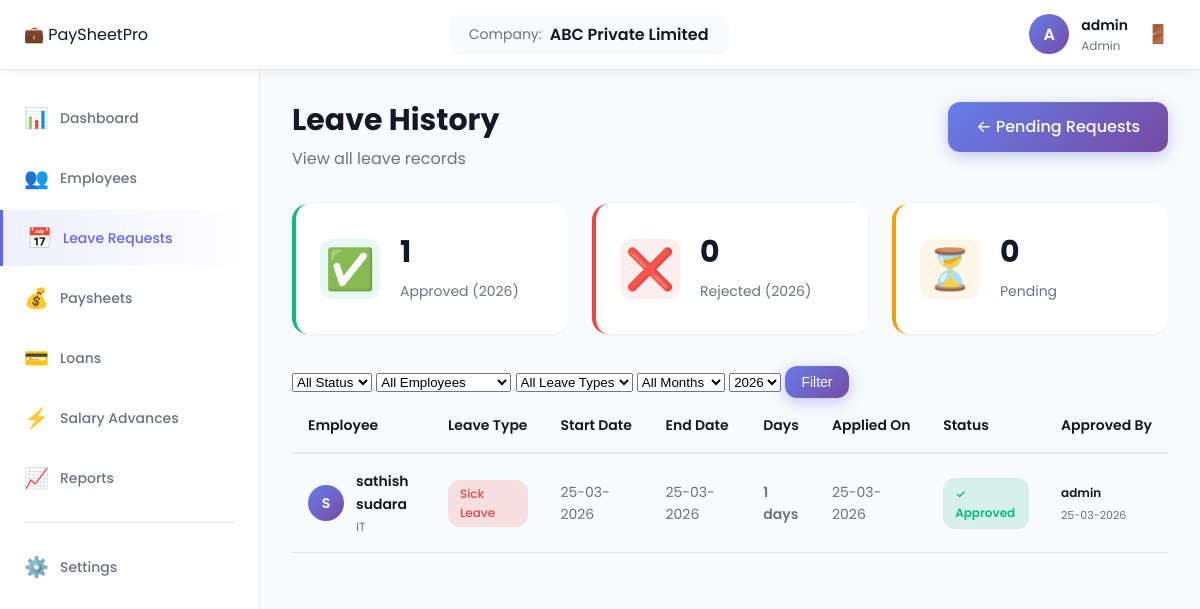
Page /admin/leaves/leave_history.php (signed in) on the committed database.
### tables this page shows
CREATE TABLE `leave_records` (
  `leave_id` int(11) NOT NULL,
  `employee_id` int(11) NOT NULL,
  `leave_type_id` int(11) NOT NULL,
  `start_date` date NOT NULL,
  `end_date` date NOT NULL,
  `days_count` int(11) NOT NULL,
  `reason` text NOT NULL,
  `status` enum('pending','approved','rejected') DEFAULT 'pending',
  `applied_date` timestamp NOT NULL DEFAULT current_timestamp(),
  `approved_by` int(11) DEFAULT NULL,
  `approved_date` timestamp NULL DEFAULT NULL
);

CREATE TABLE `employees` (
  `employee_id` int(11) NOT NULL,
  `company_id` int(11) NOT NULL,
  `employee_name` varchar(255) NOT NULL,
  `employee_nic` varchar(20) NOT NULL,
  `employee_address` text NOT NULL,
  `employee_phone` varchar(20) NOT NULL,
  `employee_email` varchar(100) NOT NULL,
  `position` varchar(100) NOT NULL,
  `department` varchar(100) NOT NULL,
  `basic_salary` decimal(10,2) NOT NULL,
  `joining_date` date NOT NULL,
  `status` enum('active','inactive') DEFAULT 'active',
  `created_date` timestamp NOT NULL DEFAULT current_timestamp()
);

CREATE TABLE `leave_types` (
  `leave_type_id` int(11) NOT NULL,
  `leave_name` varchar(50) NOT NULL,
  `days_per_year` int(11) NOT NULL,
  `description` text DEFAULT NULL
);

CREATE TABLE `users` (
  `user_id` int(11) NOT NULL,
  `company_id` int(11) NOT NULL,
  `username` varchar(100) NOT NULL,
  `password` varchar(255) NOT NULL,
  `user_type` enum('admin','employee') NOT NULL,
  `linked_employee_id` int(11) DEFAULT NULL,
  `status` enum('active','inactive') DEFAULT 'active',
  `created_date` timestamp NOT NULL DEFAULT current_timestamp()
);

### config/database.php (called while the page is built, shortened)
<?php
function getCompanyId() {
    return isset($_SESSION['company_id']) ? $_SESSION['company_id'] : null;
}
function formatDate($date) {
    return date('d-m-Y', strtotime($date));
}
?>

### admin/leaves/leave_history.php (the view, shortened to what this page needs)
<?php
require_once '../../config/database.php';
$company_id = getCompanyId();
$username = $_SESSION['username'];
$company_name = $_SESSION['company_name'];
$month_filter = isset($_GET['month']) ? clean($conn, $_GET['month']) : '';
$year_filter = isset($_GET['year']) ? clean($conn, $_GET['year']) : date('Y');
$query = "SELECT lr.*, e.employee_name, e.position, e.department, lt.leave_name, u.username as approved_by_name
          FROM leave_records lr
          JOIN employees e ON lr.employee_id = e.employee_id
          JOIN leave_types lt ON lr.leave_type_id = lt.leave_type_id
          LEFT JOIN users u ON lr.approved_by = u.user_id
          WHERE e.company_id = '$company_id'";
if (!empty($month_filter) && !empty($year_filter)) {
    $query .= " AND MONTH(lr.start_date) = '$month_filter' AND YEAR(lr.start_date) = '$year_filter'";
} elseif (!empty($year_filter)) {
    $query .= " AND YEAR(lr.start_date) = '$year_filter'";
}
$query .= " ORDER BY lr.leave_id DESC";
$result = mysqli_query($conn, $query);
$approved_query = mysqli_query($conn, "SELECT COUNT(*) as count FROM leave_records lr JOIN employees e ON lr.employee_id = e.employee_id WHERE e.company_id = '$company_id' AND lr.status = 'approved' AND YEAR(lr.start_date) = '$year_filter'");
$approved_count = mysqli_fetch_assoc($approved_query)['count'];
$rejected_query = mysqli_query($conn, "SELECT COUNT(*) as count FROM leave_records lr JOIN employees e ON lr.employee_id = e.employee_id WHERE e.company_id = '$company_id' AND lr.status = 'rejected' AND YEAR(lr.start_date) = '$year_filter'");
$rejected_count = mysqli_fetch_assoc($rejected_query)['count'];
$pending_query = mysqli_query($conn, "SELECT COUNT(*) as count FROM leave_records lr JOIN employees e ON lr.employee_id = e.employee_id WHERE e.company_id = '$company_id' AND lr.status = 'pending'");
$pending_count = mysqli_fetch_assoc($pending_query)['count'];
?>
<!DOCTYPE html>
<html lang="en">
<head>
    <link rel="stylesheet" href="../../accests/css/style.css">
    <link rel="stylesheet" href="../../accests/css/dashboard.css">
    <link rel="stylesheet" href="../../accests/css/leave.css">
</head>
<body>
    <header class="dashboard-header">
        <div class="header-left">
            <div class="logo">
                <span class="logo-icon">💼</span>
                <span class="logo-text">PaySheet<span class="highlight">Pro</span></span>
            </div>
        </div>
        <div class="header-center">
            <div class="company-info">
                <span class="company-label">Company:</span>
                <span class="company-name"><?php echo htmlspecialchars($company_name); ?></span>
            </div>
        </div>
        <div class="header-right">
            <div class="user-menu">
                <div class="user-avatar">
                    <span><?php echo strtoupper(substr($username, 0, 1)); ?></span>
                </div>
                <div class="user-details">
                    <span class="user-name"><?php echo htmlspecialchars($username); ?></span>
                    <span class="user-role">Admin</span>
                </div>
                <a href="../../auth/logout.php" class="logout-btn" title="Logout">
                    <span class="icon">🚪</span>
                </a>
            </div>
        </div>
    </header>
    <div class="dashboard-container">
        <aside class="sidebar" id="sidebar">
            <nav class="sidebar-nav">
                <ul class="nav-list">
                    <li class="nav-item">
                        <a href="../dashboard.php" class="nav-link">
                            <span class="nav-icon">📊</span>
                            <span class="nav-text">Dashboard</span>
                        </a>
                    </li>
                    <li class="nav-item">
                        <a href="../employees/view_employees.php" class="nav-link">
                            <span class="nav-icon">👥</span>
                            <span class="nav-text">Employees</span>
                        </a>
                    </li>
                    <li class="nav-item active">
                        <a href="leave_requests.php" class="nav-link">
                            <span class="nav-icon">📅</span>
                            <span class="nav-text">Leave Requests</span>
                        </a>
                    </li>
                    <li class="nav-item">
                        <a href="../paysheet/generate_paysheet.php" class="nav-link">
                            <span class="nav-icon">💰</span>
                            <span class="nav-text">Paysheets</span>
                        </a>
                    </li>
                    <li class="nav-item">
                        <a href="../loans/view_loans.php" class="nav-link">
                            <span class="nav-icon">💳</span>
                            <span class="nav-text">Loans</span>
                        </a>
                    </li>
                    <li class="nav-item">
                        <a href="../advances/view_advances.php" class="nav-link">
                            <span class="nav-icon">⚡</span>
                            <span class="nav-text">Salary Advances</span>
                        </a>
                    </li>
                    <li class="nav-item">
                        <a href="../reports/monthly_report.php" class="nav-link">
                            <span class="nav-icon">📈</span>
                            <span class="nav-text">Reports</span>
                        </a>
                    </li>
                    <li class="nav-divider"></li>
                    <li class="nav-item">
                        <a href="../company_settings.php" class="nav-link">
                            <span class="nav-icon">⚙️</span>
                            <span class="nav-text">Settings</span>
                        </a>
                    </li>
                </ul>
            </nav>
        </aside>
        <main class="main-content">
            <div class="page-header">
                <div>
                    <h1 class="page-title">Leave History</h1>
                    <p class="page-subtitle">View all leave records</p>
                </div>
                <div class="page-actions">
                    <a href="leave_requests.php" class="btn-primary">
                        <span>← Pending Requests</span>
                    </a>
                </div>
            </div>
            <div class="leave-stats">
                <div class="leave-stat-card approved">
                    <div class="stat-icon">✅</div>
                    <div class="stat-details">
                        <div class="stat-value"><?php echo $approved_count; ?></div>
                        <div class="stat-label">Approved (<?php echo $year_filter; ?>)</div>
                    </div>
                </div>
                <div class="leave-stat-card rejected">
                    <div class="stat-icon">❌</div>
                    <div class="stat-details">
                        <div class="stat-value"><?php echo $rejected_count; ?></div>
                        <div class="stat-label">Rejected (<?php echo $year_filter; ?>)</div>
                    </div>
                </div>
                <div class="leave-stat-card pending">
                    <div class="stat-icon">⏳</div>
                    <div class="stat-details">
                        <div class="stat-value"><?php echo $pending_count; ?></div>
                        <div class="stat-label">Pending</div>
                    </div>
                </div>
            </div>
            <div class="filter-bar">
                <form method="GET" action="" class="filter-form">
                    <select name="status" class="filter-select">
                        <option value="">All Status</option>
                    </select>
                    <select name="employee" class="filter-select">
                        <option value="">All Employees</option>
                    </select>
                    <select name="leave_type" class="filter-select">
                        <option value="">All Leave Types</option>
                    </select>
                    <select name="month" class="filter-select">
                        <option value="">All Months</option>
                    </select>
                    <select name="year" class="filter-select">
                        <?php for ($y = date('Y'); $y >= date('Y') - 3; $y--): ?>
                            <option value="<?php echo $y; ?>" <?php echo ($year_filter == $y) ? 'selected' : ''; ?>>
                                <?php echo $y; ?>
                            </option>
                        <?php endfor; ?>
                    </select>
                    <button type="submit" class="btn-primary btn-small">Filter</button>
                </form>
            </div>
            <div class="table-card">
                <?php if (mysqli_num_rows($result) > 0): ?>
                    <div class="table-responsive">
                        <table class="leave-table">
                            <thead>
                                <tr>
                                    <th>Employee</th>
                                    <th>Leave Type</th>
                                    <th>Start Date</th>
                                    <th>End Date</th>
                                    <th>Days</th>
                                    <th>Applied On</th>
                                    <th>Status</th>
                                    <th>Approved By</th>
                                </tr>
                            </thead>
                            <tbody>
                                <?php while ($leave = mysqli_fetch_assoc($result)): ?>
                                    <tr>
                                        <td>
                                            <div class="employee-info-table">
                                                <div class="employee-avatar-small">
                                                    <?php echo strtoupper(substr($leave['employee_name'], 0, 1)); ?>
                                                </div>
                                                <div>
                                                    <div class="employee-name-table">
                                                        <?php echo htmlspecialchars($leave['employee_name']); ?>
                                                    </div>
                                                    <div class="employee-dept-table">
                                                        <?php echo htmlspecialchars($leave['department']); ?>
                                                    </div>
                                                </div>
                                            </div>
                                        </td>
                                        <td>
                                            <span class="leave-type-badge-small <?php echo strtolower(str_replace(' ', '-', $leave['leave_name'])); ?>">
                                                <?php echo htmlspecialchars($leave['leave_name']); ?>
                                            </span>
                                        </td>
                                        <td><?php echo formatDate($leave['start_date']); ?></td>
                                        <td><?php echo formatDate($leave['end_date']); ?></td>
                                        <td class="days-cell"><?php echo $leave['days_count']; ?> days</td>
                                        <td><?php echo formatDate($leave['applied_date']); ?></td>
                                        <td>
                                            <?php if ($leave['status'] == 'approved'): ?>
                                                <span class="status-badge status-approved">✓ Approved</span>
                                            <?php elseif ($leave['status'] == 'rejected'): ?>
                                                <span class="status-badge status-rejected">✕ Rejected</span>
                                            <?php else: ?>
                                                <span class="status-badge status-pending">⏳ Pending</span>
                                            <?php endif; ?>
                                        </td>
                                        <td>
                                            <?php if ($leave['approved_by_name']): ?>
                                                <span class="approved-by"><?php echo htmlspecialchars($leave['approved_by_name']); ?></span>
                                                <br>
                                                <span class="approved-date"><?php echo formatDate($leave['approved_date']); ?></span>
                                            <?php else: ?>
                                                <span class="text-muted">-</span>
                                            <?php endif; ?>
                                        </td>
                                    </tr>
                                <?php endwhile; ?>
                            </tbody>
                        </table>
                    </div>
                <?php endif; ?>
            </div>
        </main>
    </div>
</body>
</html>

### rows in the picture
leave_records: employee.employee_name "S", employee.employee_name "sathish sudara", employee.department "IT", leave_type.leave_name "Sick Leave", start_date "25-03-2026", end_date "25-03-2026", days_count "1", applied_date "25-03-2026", status "✓ Approved", approved_by.username "admin", approved_date "25-03-2026"

### other values in the picture
$company_name "ABC Private Limited"
substr($username, 0, 1) "A"
$username "admin"
$approved_count "1"
$year_filter "2026"
$rejected_count "0"
$pending_count "0"
form field year "2026"
